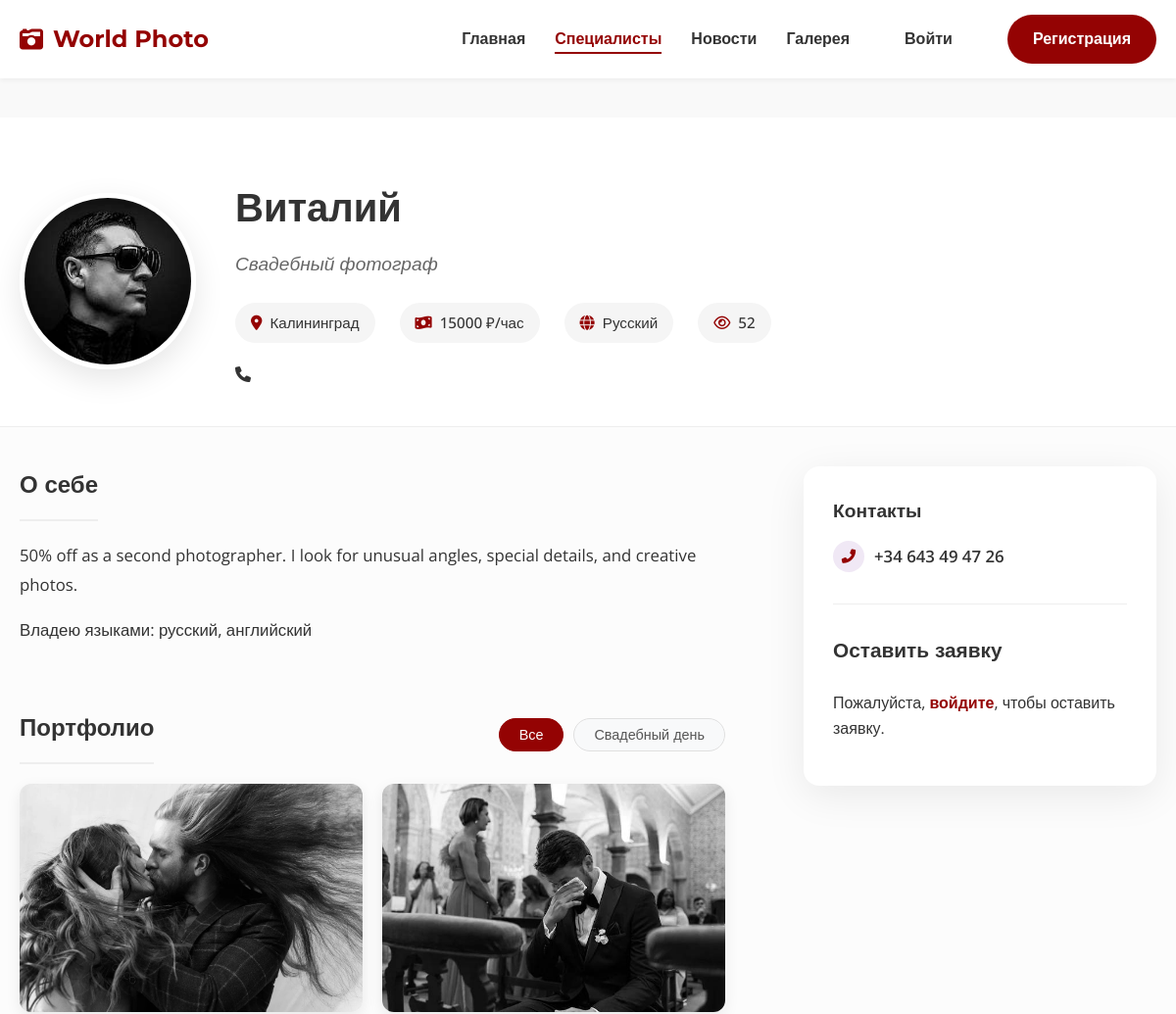
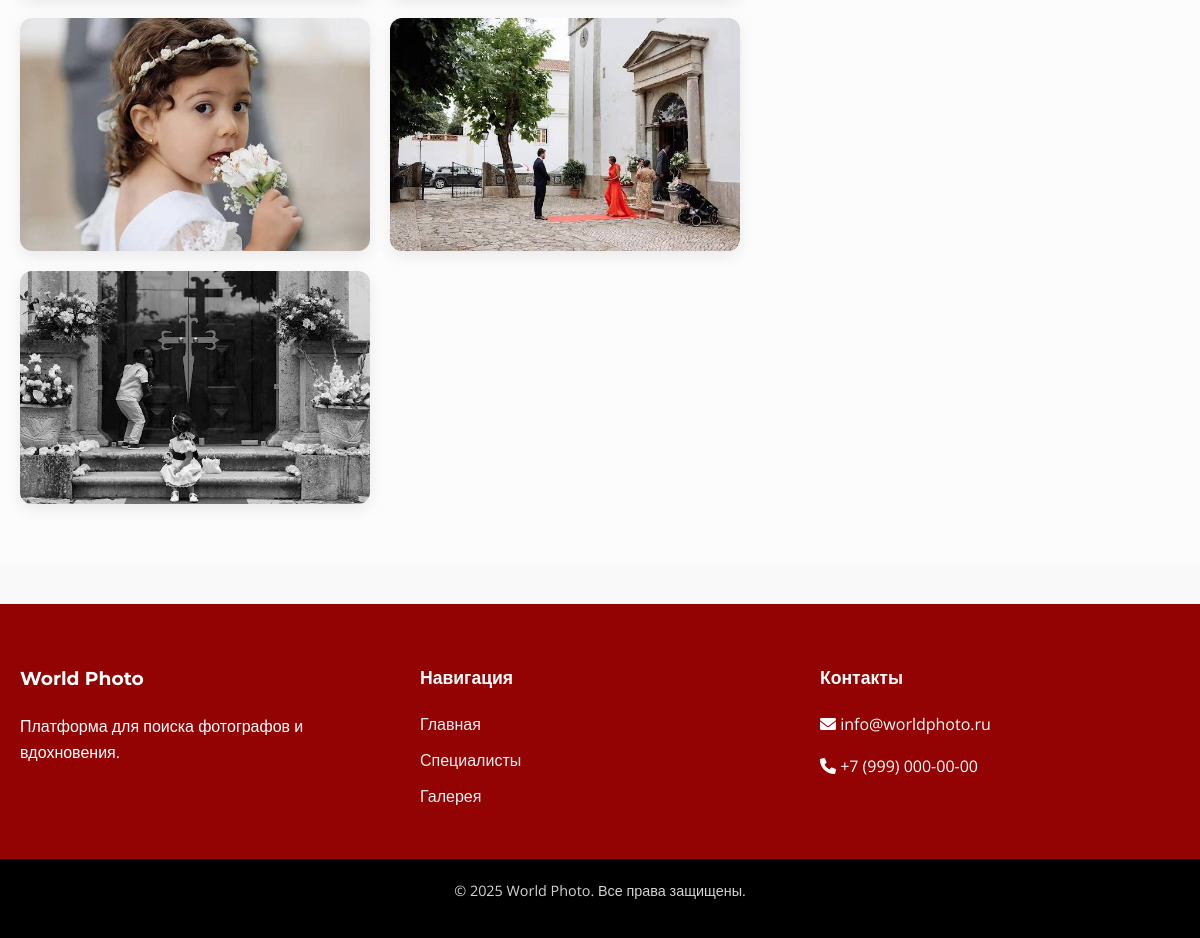
The app's page /users/specialists/13/ with its own data (2 pictures, top to bottom).
### users/models.py (models this page shows, shortened)
class PhotographerProfile(models.Model):
    user = models.OneToOneField(User, on_delete=models.CASCADE)
    short_intro = models.CharField(max_length=250)
    bio = models.TextField()
    city = models.CharField(max_length=100, blank=True, null=True)
    specialization = models.CharField(max_length=50, choices=SPECIALIZATION_CHOICES, default='wedding')
    price = models.IntegerField(default=0, help_text="Стоимость часа работы в RUB")
    LANGUAGE_CHOICES = [
        ('ru', 'Русский'),
        ('en', 'English'),
    ]
    language = models.CharField(max_length=10, choices=LANGUAGE_CHOICES, default='ru')
    profile_image = models.ImageField(upload_to='profile_images', blank=True, null=True)
    views_count = models.PositiveIntegerField(default=0)
    phone_number = models.CharField(max_length=20, blank=True, null=True, verbose_name="Номер телефона")
    social_vk = models.URLField(blank=True, null=True, verbose_name="Ссылка на ВКонтакте")
    social_telegram = models.CharField(max_length=50, blank=True, null=True, verbose_name="Telegram (username)")
    website = models.URLField(blank=True, null=True, verbose_name="Личный сайт")
    def save(self, *args, **kwargs):
        if self.profile_image and not self.id: # Only compress on initial upload or handle update logic carefully
             pass
        if self.profile_image:
             if hasattr(self.profile_image, 'file') and not isinstance(self.profile_image.file, InMemoryUploadedFile):
                 pass
             if self.profile_image:
                 try:
                     if isinstance(self.profile_image.file, InMemoryUploadedFile):
                         self.profile_image = compress_image(self.profile_image, quality=60, max_width=800)
                 except (FileNotFoundError, ValueError, OSError):
                     pass
        super().save(*args, **kwargs)

class Photo(models.Model):
    photographer = models.ForeignKey(PhotographerProfile, on_delete=models.CASCADE, related_name='photos')
    image = models.ImageField(upload_to='photographs')
    category = models.CharField(max_length=50, choices=SPECIALIZATION_CHOICES, default='wedding', verbose_name="Категория")
    uploaded_at = models.DateTimeField(auto_now_add=True)

### users/views.py (the view, shortened to what this page needs)
# urls.py: path('specialists/<int:pk>/', views.photographer_detail, name='photographer_detail'),
def photographer_detail(request, pk):
    photographer = get_object_or_404(PhotographerProfile, pk=pk)
    if request.user.is_authenticated:
        if request.user != photographer.user:
            if not ProfileView.objects.filter(photographer=photographer, user=request.user).exists():
                ProfileView.objects.create(photographer=photographer, user=request.user)
                photographer.views_count += 1
                photographer.save(update_fields=['views_count'])
    else:
        session_key = request.session.session_key
        if not session_key:
            request.session.save()
            session_key = request.session.session_key
        if session_key and not ProfileView.objects.filter(photographer=photographer, session_key=session_key).exists():
             ProfileView.objects.create(
                 photographer=photographer,
                 session_key=session_key,
                 ip_address=request.META.get('REMOTE_ADDR')
             )
             photographer.views_count += 1
             photographer.save(update_fields=['views_count'])
    is_favorite = False
    if request.user.is_authenticated:
        is_favorite = Favorite.objects.filter(user=request.user, photographer=photographer).exists()
    initial_data = {}
    if request.user.is_authenticated:
        try:
            if hasattr(request.user, 'clientprofile'):
                 initial_data['contact_phone'] = request.user.clientprofile.phone_number
        except Exception:
            pass
    form = BookingRequestForm(initial=initial_data)
    photos = photographer.photos.all().order_by('-uploaded_at')
    used_categories = set(photos.values_list('category', flat=True))
    active_specializations = [
        (code, name) for code, name in SPECIALIZATION_CHOICES
        if code in used_categories
    ]
    if request.user.is_authenticated:
        photos = photos.annotate(
            is_liked=Exists(PhotoLike.objects.filter(photo=OuterRef('pk'), user=request.user))
        )
    return render(request, 'users/photographer_detail.html', {
        'photographer': photographer,
        'booking_form': form,
        'is_favorite': is_favorite,
        'photos': photos,
        'specialization_choices': active_specializations
    })

### users/templates/users/photographer_detail.html (shortened to what this page needs)
{% extends 'users/base.html' %}
{% block content %}
<div class="photographer-detail-page">
    <div class="profile-header-section">
        <div class="container">
            <div class="profile-header-content">
                <div class="profile-avatar-large">
                    {% if photographer.profile_image %}
                        <img src="{{ photographer.profile_image.url }}" alt="{{ photographer.user.get_full_name|default:photographer.user.username }}">
                    {% else %}
                        <img src="https://ui-avatars.com/api/?name={{ photographer.user.get_full_name|default:photographer.user.username }}&background=e0bbd8&color=fff" alt="Avatar">
                    {% endif %}
                </div>
                <div class="profile-header-info">
                    <h1 class="profile-name-large">{{ photographer.user.get_full_name|default:photographer.user.username }}</h1>
                    <p class="profile-intro">{{ photographer.short_intro }}</p>
                    <div class="profile-meta">
                        <span><i class="fas fa-map-marker-alt"></i> {{ photographer.city|default:"Город не указан" }}</span>
                        <span><i class="fas fa-money-bill-wave"></i> {{ photographer.price }} ₽/час</span>
                        <span><i class="fas fa-globe"></i> {{ photographer.get_language_display }}</span>
                        <span class="views-count"><i class="far fa-eye"></i> {{ photographer.views_count }}</span>
                    </div>
                    <div class="profile-socials" style="margin-top: 20px; display: flex; gap: 10px;">
                        {% if photographer.phone_number %}
                            <a href="tel:{{ photographer.phone_number }}" class="social-btn" title="Позвонить"><i class="fas fa-phone"></i></a>
                        {% endif %}
                    </div>
                </div>
            </div>
        </div>
    </div>
    <div class="container content-container">
        <div class="profile-grid-layout" {% if user == photographer.user %}style="grid-template-columns: 1fr;"{% endif %}>
            <div class="profile-main-column">
                {% if photographer.bio and photographer.bio != "Расскажите о себе..." %}
                <section class="bio-section">
                    <h3>О себе</h3>
                    <div class="bio-text">
                        {{ photographer.bio|linebreaks }}
                    </div>
                </section>
                {% endif %}
                <section class="portfolio-section">
                    <div class="portfolio-header-row" style="display: flex; justify-content: space-between; align-items: center; margin-bottom: 20px; flex-wrap: wrap; gap: 15px;">
                        <h3 style="margin-bottom: 0;">Портфолио</h3>
                        <div class="portfolio-tabs">
                            <button class="tab-btn active" onclick="filterPortfolio('all', this)">Все</button>
                            {% for code, name in specialization_choices %}
                                <button class="tab-btn" onclick="filterPortfolio('{{ code }}', this)">{{ name }}</button>
                            {% endfor %}
                        </div>
                    </div>
                    <div class="portfolio-masonry">
                        {% for photo in photos %}
                            <div class="portfolio-item-large" data-category="{{ photo.category }}" style="position: relative;">
                                <img src="{{ photo.image.url }}" alt="Photo">
                            </div>
                        {% empty %}
                            <div class="no-photos">
                                <i class="fas fa-camera"></i>
                                <p>У фотографа пока нет работ.</p>
                            </div>
                        {% endfor %}
                    </div>
                </section>
            </div>
            {% if user != photographer.user %}
            <div class="profile-sidebar-column">
                <div class="booking-card-sticky">
                    {% if photographer.phone_number or photographer.website or photographer.social_vk or photographer.social_telegram %}
                    <div class="contact-section" style="margin-bottom: 30px; border-bottom: 1px solid #eee; padding-bottom: 20px;">
                        <h3 style="font-size: 1.2rem; margin-bottom: 15px;">Контакты</h3>
                        <ul class="contact-list" style="list-style: none; padding: 0;">
                            {% if photographer.phone_number %}
                            <li style="margin-bottom: 12px; display: flex; align-items: center; gap: 10px;">
                                <div style="width: 32px; height: 32px; background: rgba(106, 27, 154, 0.1); border-radius: 50%; display: flex; align-items: center; justify-content: center;">
                                    <i class="fas fa-phone-alt" style="color: var(--primary-color); font-size: 0.9rem;"></i>
                                </div>
                                <a href="tel:{{ photographer.phone_number }}" style="color: var(--text-dark); font-weight: 600; font-size: 1.05rem;">{{ photographer.phone_number }}</a>
                            </li>
                            {% endif %}
                        </ul>
                    </div>
                    {% endif %}
                    <h3>Оставить заявку</h3>
                    {% if user.is_authenticated %}
                        <form method="post" class="booking-form-modern">
                            {% csrf_token %}
                            <div class="form-group">
                                <label>Ваш телефон</label>
                                {{ booking_form.contact_phone }}
                                {% for error in booking_form.contact_phone.errors %}
                                    <div class="text-danger" style="font-size: 0.85rem; margin-top: 5px;">{{ error }}</div>
                                {% endfor %}
                            </div>
                            <div class="form-group">
                                <label>Сообщение</label>
                                {{ booking_form.message }}
                                {% for error in booking_form.message.errors %}
                                    <div class="text-danger" style="font-size: 0.85rem; margin-top: 5px;">{{ error }}</div>
                                {% endfor %}
                            </div>
                            <button type="submit" name="submit_booking" class="btn btn-primary btn-block">Отправить заявку</button>
                        </form>
                    {% else %}
                        <div class="login-prompt">
                            <p>Пожалуйста, <a href="{% url 'login' %}" style="color: var(--primary-color); font-weight: bold;">войдите</a>, чтобы оставить заявку.</p>
                        </div>
                    {% endif %}
                </div>
            </div>
            {% endif %}
        </div>
    </div>
</div>
{% endblock %}

### users/templates/users/base.html (shortened to what this page needs)
{% load static %}
{% load user_filters %}
<!DOCTYPE html>
<html lang="ru">
<head>
    <link rel="stylesheet" href="https://cdnjs.cloudflare.com/ajax/libs/font-awesome/6.0.0/css/all.min.css">
    <link rel="stylesheet" href="{% static 'styles.css' %}?v=lightbox2">
</head>
<body>
    <header>
        <nav class="navbar">
            <div class="container">
                <a href="{% url 'home' %}" class="logo">
                    <i class="fas fa-camera-retro"></i> World Photo
                </a>
                <div class="nav-menu" id="navMenu">
                    <ul class="nav-links">
                        <li><a href="{% url 'home' %}" class="{% if request.resolver_match.url_name == 'home' %}active{% endif %}">Главная</a></li>
                        <li><a href="{% url 'specialists' %}" class="{% if 'specialists' in request.path %}active{% endif %}">Специалисты</a></li>
                        <li><a href="{% url 'news' %}" class="{% if 'news' in request.path %}active{% endif %}">Новости</a></li>
                        <li><a href="{% url 'gallery' %}" class="{% if 'gallery' in request.path %}active{% endif %}">Галерея</a></li>
                        {% if user.is_authenticated %}
                            <li class="user-menu-item">
                                <div class="user-menu">
                                    <button type="button" class="user-avatar-btn">
                                        <img src="{{ user|get_avatar_url }}" alt="{{ user.username }}" class="user-avatar-img">
                                        <i class="fas fa-chevron-down"></i>
                                    </button>
                                    <div class="dropdown-content">
                                        <a href="{% url 'dashboard' %}?tab=profile">Профиль</a>
                                        <a href="{% url 'dashboard' %}?tab=settings">Настройки</a>
                                        <a href="{% url 'dashboard' %}?tab=help">Помощь</a>
                                        <form action="{% url 'logout' %}" method="post" id="logout-form" style="display: none;">
                                            {% csrf_token %}
                                        </form>
                                        <a href="#" onclick="document.getElementById('logout-form').submit(); return false;">Выйти</a>
                                    </div>
                                </div>
                            </li>
                        {% else %}
                            <li><a href="{% url 'login' %}" class="btn btn-text">Войти</a></li>
                            <li><a href="{% url 'register' %}" class="btn btn-primary">Регистрация</a></li>
                        {% endif %}
                    </ul>
                </div>
            </div>
        </nav>
    </header>
    <main class="main-content">
        {% block content %}
        {% endblock %}
    </main>
    <footer class="footer">
        <div class="container footer-content">
            <div class="footer-section">
                <h3>World Photo</h3>
                <p>Платформа для поиска фотографов и вдохновения.</p>
            </div>
            <div class="footer-section">
                <h4>Навигация</h4>
                <ul>
                    <li><a href="{% url 'home' %}">Главная</a></li>
                    <li><a href="{% url 'specialists' %}">Специалисты</a></li>
                    <li><a href="{% url 'gallery' %}">Галерея</a></li>
                </ul>
            </div>
            <div class="footer-section">
                <h4>Контакты</h4>
                <p><i class="fas fa-envelope"></i> info@worldphoto.ru</p>
                <p><i class="fas fa-phone"></i> +7 (999) 000-00-00</p>
            </div>
        </div>
        <div class="footer-bottom">
            <p>&copy; 2025 World Photo. Все права защищены.</p>
        </div>
    </footer>
</body>
</html>

### users/templates/users/photographer_detail.html (style rules this page uses)
.portfolio-tabs { display: flex; gap: 10px; overflow-x: auto; flex-wrap: nowrap; padding-bottom: 5px; -webkit-overflow-scrolling: touch; scrollbar-width: none; -ms-overflow-style: none; }
.tab-btn { background: #f8f9fa; border: 1px solid #e0e0e0; padding: 8px 20px; border-radius: 20px; cursor: pointer; font-size: 0.9rem; transition: all 0.2s; color: #555; outline: none; white-space: nowrap; flex-shrink: 0; }
.tab-btn.active { background: var(--primary-color, #6a1b9a); color: white; border-color: var(--primary-color, #6a1b9a); }

### records on screen
PhotographerProfile: profile_image (picture), user.get_full_name "Виталий", short_intro "Свадебный фотограф", city "Калининград", price "15000", language "Русский", views_count "52", bio "50% off as a second photographer. I look for unusual angles, special details, and creative photos. Владею языками: русский, английский", phone_number "+34 643 49 47 26"
Photo: image (picture)
Photo: image (picture)
Photo: image (picture)
Photo: image (picture)
Photo: image (picture)

### other values on screen
{{ name }} "Свадебный день"
